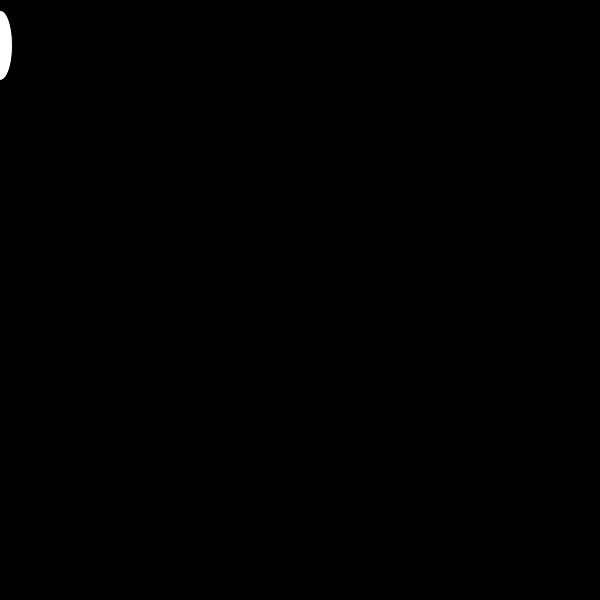
Frame 1 (no input)
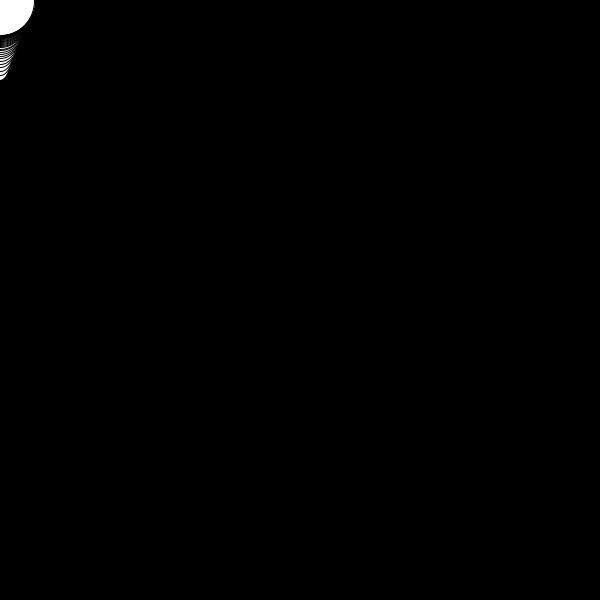
Frame 60 (the mouse pressed at the canvas centre just before this capture)
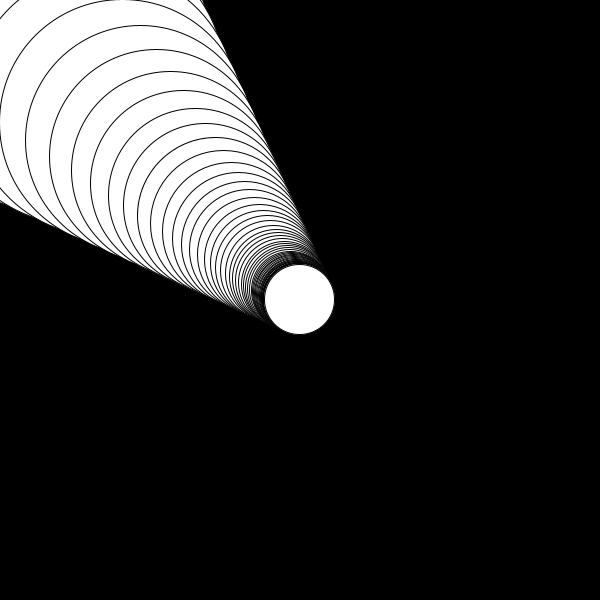
Frame 120 (the mouse held since frame 60 and released just before this capture)

The Processing sketch that drew these frames (run headless with seeded random() and noise(); from frame 60 on, the mouse is pressed at the canvas centre):

// Processing sketch: sketch_09_smooth
// ── sketch_09_smooth.pde
float xPos =0.0;
float yPos = height / 2; 
float xVitesse = 0.1;
float yVitesse = 0.1;

void setup () {

  size(600, 600);
  background(0);
}

void draw() {


  xPos = xVitesse * mouseX + (1-xVitesse) * xPos;
  yPos = yVitesse * mouseY + (1-yVitesse) * yPos;

  float distanceX = mouseX - xPos;
  float distanceY = mouseY - yPos;

  fill(255);
  ellipse(xPos, yPos, 70 + distanceY, 70 + distanceX);
}
